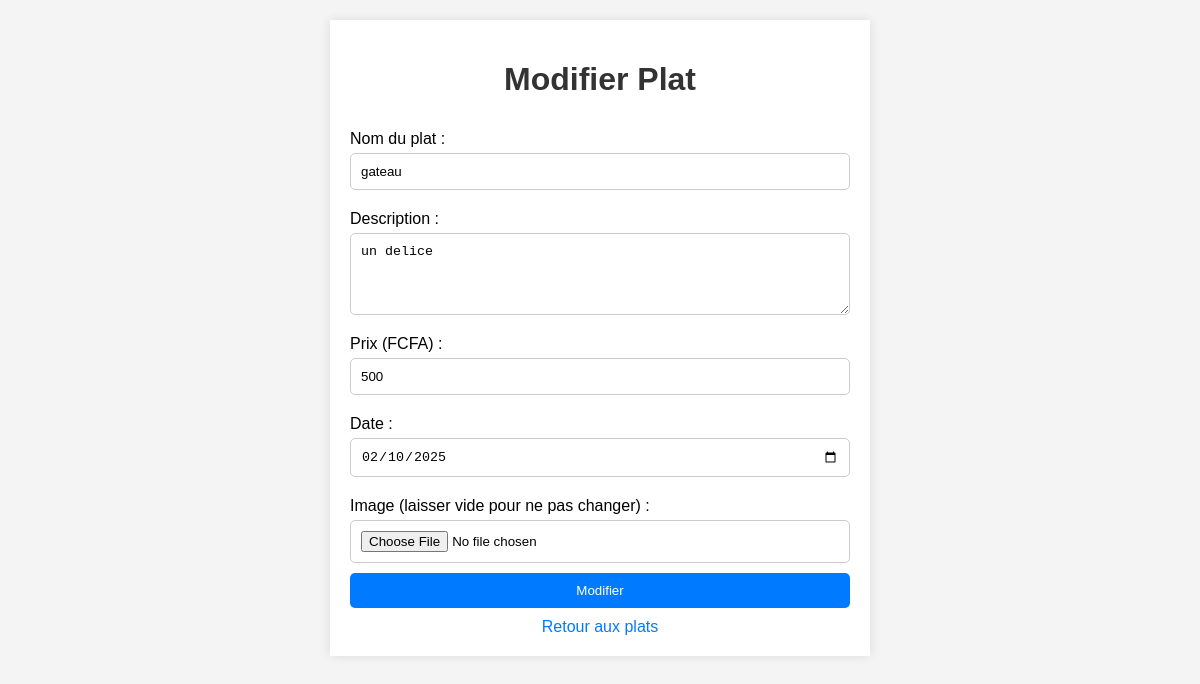
Page /php/modifier_plat.php?id=10 (signed in) on the committed database.
### tables this page shows
CREATE TABLE `menu` (
  `id` int(11) NOT NULL,
  `plat` varchar(255) NOT NULL,
  `description` text DEFAULT NULL,
  `image` varchar(255) DEFAULT NULL,
  `prix` float NOT NULL,
  `date` date NOT NULL
);

### php/modifier_plat.php (the view, shortened to what this page needs)
<?php
include '../config/connexion_bd.php';
$id = $_GET['id'];
$sql = "SELECT * FROM menu WHERE id='$id'";
$result = $conn->query($sql);
$plat = $result->fetch_assoc();
?>
<!DOCTYPE html>
<html lang="fr">
<head>
</head>
<body>
    <div class="container">
        <h1>Modifier Plat</h1>
        <form action="modifier_plat.php" method="POST" enctype="multipart/form-data">
            <label for="plat">Nom du plat :</label>
            <input type="text" id="plat" name="plat" value="<?php echo $plat['plat']; ?>" required>
            <label for="description">Description :</label>
            <textarea id="description" name="description" rows="4" required><?php echo $plat['description']; ?></textarea>
            <label for="prix">Prix (FCFA) :</label>
            <input type="number" id="prix" name="prix" step="0.01" value="<?php echo $plat['prix']; ?>" required>
            <label for="date">Date :</label>
            <input type="date" id="date" name="date" value="<?php echo $plat['date']; ?>" required>
            <label for="image">Image (laisser vide pour ne pas changer) :</label>
            <input type="file" id="image" name="image" accept="image/*">
            <input type="submit" value="Modifier">
        </form>
        <div class="link">
            <a href="afficher_plats.php">Retour aux plats</a>
        </div>
    </div>
</body>
</html>

### php/modifier_plat.php (style rules this page uses)
body { font-family: Arial, sans-serif; background-color: #f4f4f4; margin: 0; padding: 20px; }
.container { max-width: 500px; margin: auto; background: white; padding: 20px; box-shadow: 0 0 10px rgba(0, 0, 0, 0.1); }
h1 { text-align: center; color: #333; }
form { display: flex; flex-direction: column; }
label { margin: 10px 0 5px; }
input[type="text"], textarea, input[type="number"], input[type="date"], input[type="file"] { padding: 10px; margin-bottom: 10px; border: 1px solid #ccc; border-radius: 5px; }
input[type="submit"] { padding: 10px; border: none; background-color: #007bff; color: white; border-radius: 5px; cursor: pointer; }
.link { text-align: center; margin-top: 10px; }
.link a { color: #007bff; text-decoration: none; }

### rows in the picture
menu: plat "gateau", description "un delice", prix "500", date "02/10/2025"
